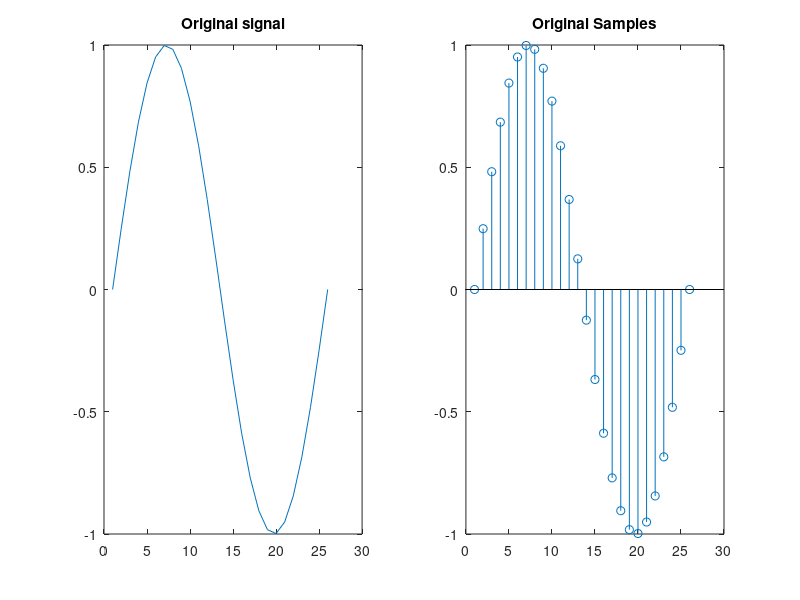
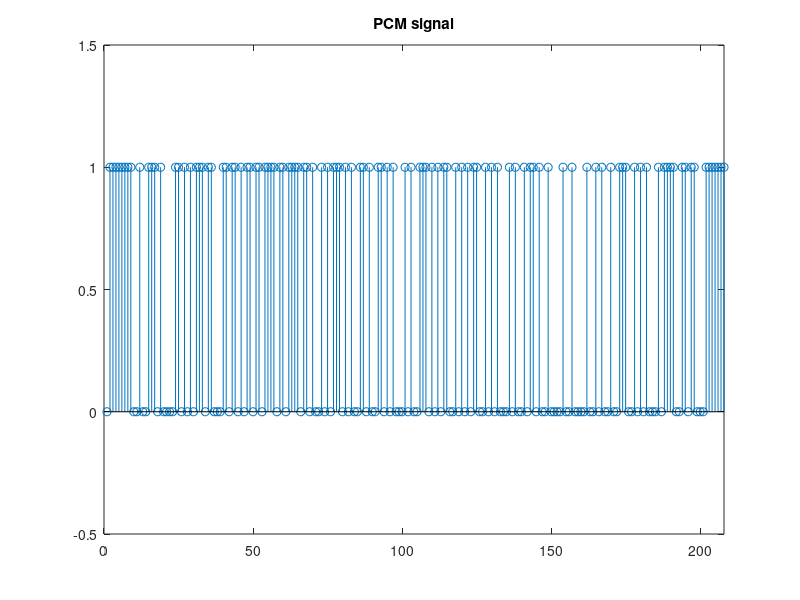
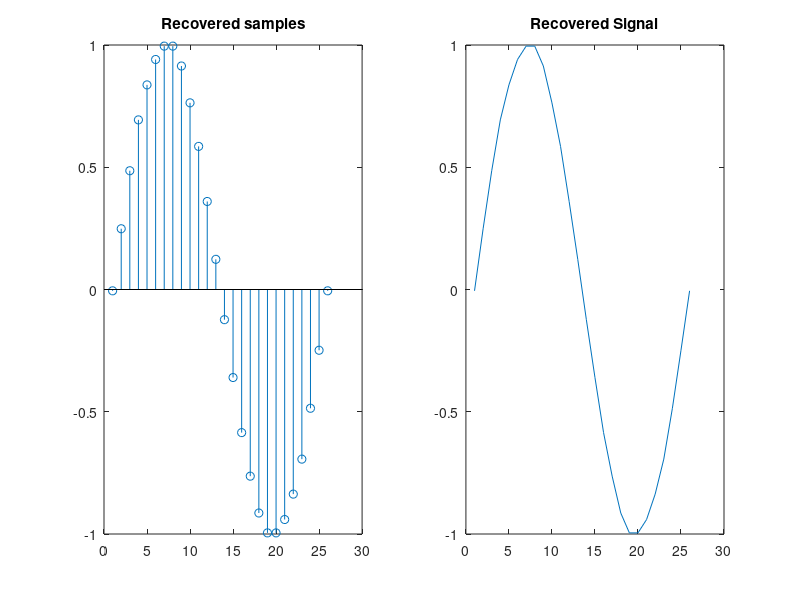

The MATLAB script that drew these images, in order:
%% Mu Transmitter
clear all
clc
Mu=8;
nbit=8; 
max_value=5;
min_value=-5;
delta=(max_value-min_value)/(2^nbit);
partition = [min_value+delta:delta:max_value-delta];
partition_out = compand(partition,Mu,max_value,'mu/expander');
nTs=0:0.04:1;
samples=1*sin(2*pi*1*nTs);%[1.2 -0.2 -0.5 0.4 0.89 1.3];%
for i=1:length(samples)
index(i) = quantiz(samples(i),partition_out);
end
b = dec2bin(index,nbit);
b_new=reshape(b',1,[]);
for i=1:length(b_new)
    f(i) = str2num(b_new(i));
end
%% Mu Receiver
 
received_data=f;
data=[];
for i=1:nbit:length(received_data)
lev=received_data(:,i:i+nbit-1);
data=[data;lev];
end
str=[];
for i=1:length(data)
    str=sprintf('%d',data(i,:));
    rindex(i)=bin2dec(str);
end
reconstruction_levels=[min_value+(delta/2):delta:max_value-(delta/2)];
reconstruction_levels_out = compand(reconstruction_levels,Mu,max_value,'mu/expander');
 
recoverd_samples=reconstruction_levels_out(rindex+1);
figure(1)
subplot(121),plot(samples),title('Original signal');
subplot(122),stem(samples),title('Original Samples');
figure(2)
stem(received_data),axis([0 length(received_data) -0.5 1.5]);title('PCM signal');
figure(3)
subplot(121),stem(recoverd_samples),title('Recovered samples');
subplot(122),plot(recoverd_samples),title('Recovered Signal');
 
mse_of_Mu_quantization=sum((samples-recoverd_samples).^2)/length(samples)
 
p=1;
display_value=[];
d0=[];
d1=[];
for i=1:length(data)
    switch_value=int2str(data(i,2:4)); 
  switch switch_value
   case '1  1  1'  
display_value(i)='A';
      d0(i)=p/2;
      d1(i)=p;
   case '1  1  0'
display_value(i)='B';
      d0(i)=p/4;
      d1(i)=p/2;
   case '1  0  1'
display_value(i)='C';  
      d0(i)=p/8;
      d1(i)=p/4;
   case '1  0  0'
display_value(i)='D';
      d0(i)=p/16;
      d1(i)=p/8;
   case '0  1  1'
display_value(i)='E';
      d0(i)=p/32;
      d1(i)=p/16;
   case '0  1  0'
display_value(i)='F';
      d0(i)=p/64;
      d1(i)=p/32;
   case '0  0  1'
display_value(i)='G';
      d0(i)=p/128;
      d1(i)=p/64;
   case '0  0  0'
display_value(i)='H';      
      d0(i)=0;
      d1(i)=p/128;
   otherwise
display_value(i)='Error';
  end
end
segment = char(display_value');
mn=d0';
mx=d1';
codeword=b;
